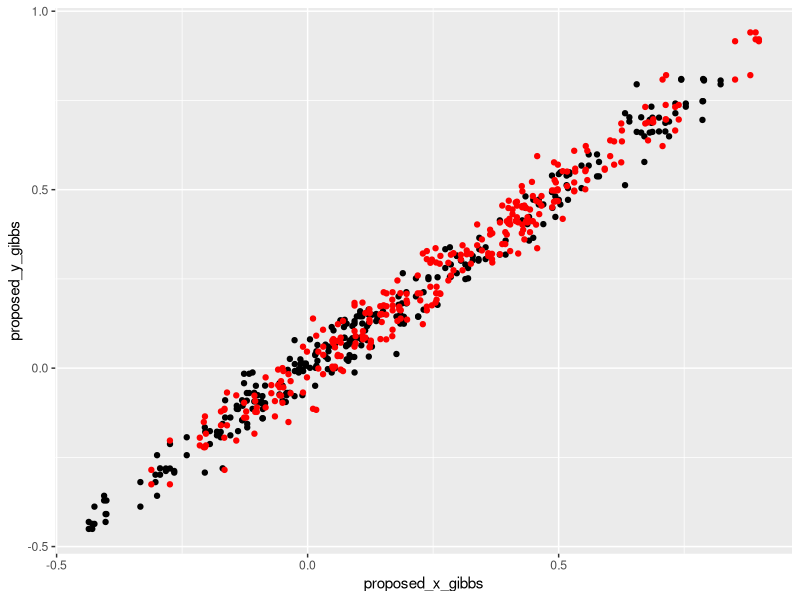

This figure's R source:
# MCMC（マルコフ連鎖モンテカルロ）：過剰緩和法
#
# やること：ギブズサンプラーにおいて、変数自身以外の全条件付き分布(full conditional)がガウシアンの場合に用いる。
# 　　　　　変数を更新する際に、その変数の現在の値を考慮し、全条件付き分布の逆側に少し振る
#
# p(x) : ２次元ガウス分布N(x|u=[1.5,1.5],S=[1 0.8 0.8 1])とする
#

library(ggplot2)
library(reshape2)
N = 300
u = c(1.5,1.5)
S = matrix( c(1,0.999,0.999,1), 2, 2 )
a = -0.5

x_ <- c(0,0)
gibbs_accepted <- matrix( NA, N, 2 )
gibbs_proposed <- matrix( NA, N, 2 )
for( i in 1:N ){
  gibbs_accepted[i,] <- x_
  if( i %% 2 == 1 ){
    v <- rnorm(1,0,1)
    m <- u[1]+S[1,2]*S[1,1]/S[2,2]*(x_[2]-u[2])
    s <- sqrt(1-S[1,2]^2)*S[1,1]
    x <- c( m + s*v, x_[2] )
  } else {
    v <- rnorm(1,0,1)
    m <- u[2]+S[2,1]*S[2,2]/S[1,1]*(x_[1]-u[1])
    s <- sqrt(1-S[2,1]^2)*S[2,2]
    x <- c( x_[1], m+s*v )
  }
  gibbs_proposed[i,] <- x
  x_ <- x
}

x_ <- c(0,0)
over_accepted <- matrix( NA, N, 2 )
over_proposed <- matrix( NA, N, 2 )
for( i in 1:N ){
  over_accepted[i,] <- x_
  if( i %% 2 == 1 ){
    v <- rnorm(1,0,1)
    m <- u[1]+S[1,2]*S[1,1]/S[2,2]*(x_[2]-u[2])
    s <- sqrt(1-S[1,2]^2)*S[1,1]
    x <- c( m + a*(x_[1]-m) + sqrt(1-a^2)*s*v, x_[2] )
  } else {
    v <- rnorm(1,0,1)
    m <- u[2]+S[2,1]*S[2,2]/S[1,1]*(x_[1]-u[1])
    s <- sqrt(1-S[2,1]^2)*S[2,2]
    x <- c( x_[1], m + a*(x_[2]-m) + sqrt(1-a^2)*s*v )
  }
  over_proposed[i,] <- x
  x_ <- x
}


plot.data = data.frame( t=1:N, 
                        accepted_x_gibbs=gibbs_accepted[,1], 
                        accepted_y_gibbs=gibbs_accepted[,2],
                        proposed_x_gibbs=gibbs_proposed[,1],
                        proposed_y_gibbs=gibbs_proposed[,2],
                        accepted_x_over=over_accepted[,1], 
                        accepted_y_over=over_accepted[,2],
                        proposed_x_over=over_proposed[,1],
                        proposed_y_over=over_proposed[,2] )

gp = ggplot( plot.data )
gp = gp + geom_point( aes(x=proposed_x_gibbs,y=proposed_y_gibbs), col="black")
gp = gp + geom_point( aes(x=proposed_x_over,y=proposed_y_over), col="red")
#gp = gp + geom_segment( aes(x=accepted_x_over, xend=proposed_x_over,
#                            y=accepted_y_over, yend=proposed_y_over ))
print( gp )
